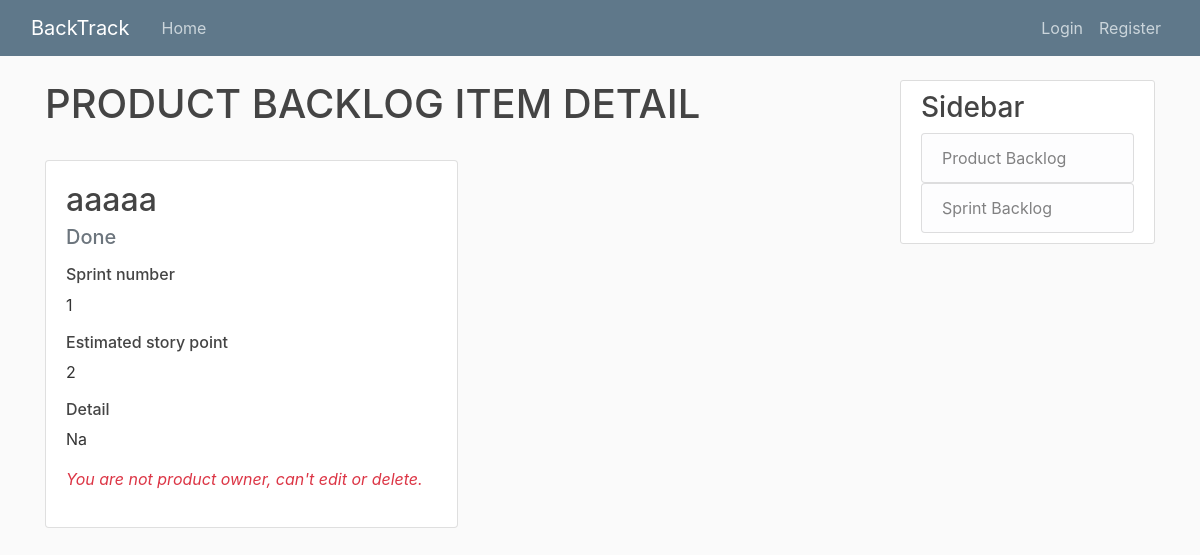
/testing/18/, run on the app's committed database.
### productBacklog/models.py (models this page shows, shortened)
class PBI(models.Model):
	priority = models.IntegerField()
	title = models.CharField(max_length=20)
	status_choice = [
		('To Do', 'To Do'),
		('Doing', 'Doing'),
		('Done', 'Done'),
		('Unfinished', 'Unfinished')
	]
	status = models.CharField(
		max_length = 20,
		choices = status_choice,
		default = 'To Do',
	)
	ESP = models.IntegerField("estimated story point")
	details = models.TextField()
	project = models.ForeignKey(Project, on_delete=models.CASCADE, blank=True, null=True, default=None)
	sprint = models.ManyToManyField(Sprint) # , blank=True, null=True, default=None)
	def editable(self):
		return not(self.status == 'Doing' or self.status == 'Done' or self.status == 'Unfinished')

### productBacklog/views.py (the view)
# urls.py: path('<int:pk>/', PBDetailView.as_view(), name='productBacklog-detail'),
class PBDetailView(DetailView):
	model = PBI
	template_name = 'productBacklog/detail.html'
	def dispatch(self, request, *args, **kwargs):
		self.project = get_object_or_404(Project, slug=kwargs['project'])
		self.pbi = get_object_or_404(PBI, pk=kwargs['pk'])
		return super().dispatch(request, *args, **kwargs)
	def get_context_data(self, **kwargs):
		context = super().get_context_data(**kwargs)
		context['project'] = self.project
		context['editable'] = self.pbi.editable()
		n = ''
		for i in self.pbi.sprint.all():
			n += i.title[-1]
			n += ", "
		if n == "":
			n = "N/A.."
		tmp = {"pbi": self.pbi,
			   "sprint_number": n[:-2]
			   }
		context['PBI'] = tmp
		return context

### templates/productBacklog/detail.html
{% extends "base_narrow.html" %}
{% block content %}
	<h1>PRODUCT BACKLOG ITEM DETAIL</h1>
	<br>
	<div class="card w-50">
		<div class="card-body">
    		<h2 class="card-title">{{ PBI.pbi.title }}</h2>
			<h5 class="card-subtitle text-muted mb-3">{{ PBI.pbi.status }}</h5>
    		<h6>Sprint number</h6>
			<p class="mb-3">{{ PBI.sprint_number }}</p>
    		<h6>Estimated story point</h6>
			<p class="mb-3">{{ PBI.pbi.ESP }}</p>
    		<h6>Detail</h6>
			<p class="mb-3" style="text-align: justify;">{{ PBI.pbi.details }}</p>
			<div class="toolbar">
			{%if user.position == '1' %}
				{% if editable %}
		    		<a class= "btn btn-outline-info" role="button" href="{% url 'productBacklog-update' project.slug PBI.pbi.pk%}">Edit</a>
					<a class="btn btn-outline-danger" role="button" href="{% url 'productBacklog-delete' project.slug PBI.pbi.pk%}">Delete</a>
				{% else %}
					<p class="text-danger font-italic">This Product Backlog Item is not editable. </p>
				{% endif %}
			{%else%}
					<p class="text-danger font-italic">You are not product owner, can't edit or delete. </p>
			{%endif%}
			</div>
		</div>
	</div>
{% endblock content %}

### productBacklog/static/PBI/main.css (style rules this page uses)
body { background: #fafafa; color: #333333; margin-top: 5rem; }
h1, h2, h3, h4, h5, h6 { color: #444444; }

### data on the page
PBI: pbi "aaaaa", pbi.status "Done", pbi.ESP "2", pbi.details "Na"

### other printed values
{{ PBI.sprint_number }} "1"
